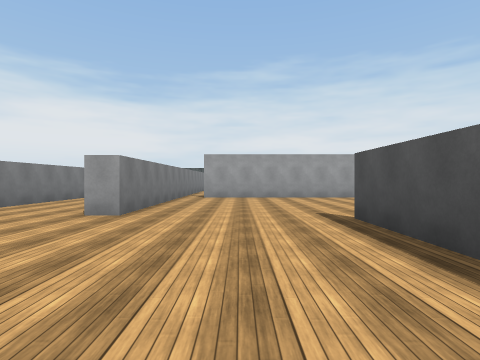
view 1 (above)

18 first-person views from a walk through a scene from a Unity 3-D project. The camera is 1.4 m above the floor, looks level and sees 80° across. The floor is counted in squares, 2.77 m on a side. Each view is taken from the middle of a square. On the plan, view 1 faces up. The plan holds only what a view shows up to about 9 squares ahead; the rest is blank. The place goes on beyond the plan. The player character is not drawn. Some animated figures are not drawn. Surface patterns are stand-ins for the level's own textures.

view 2
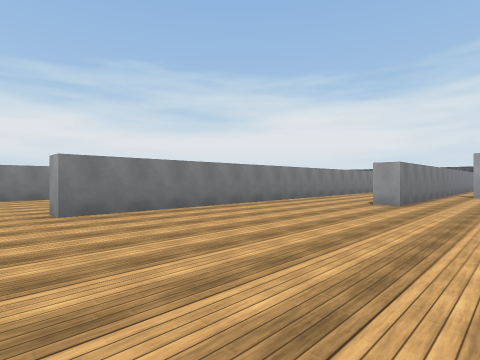

view 3
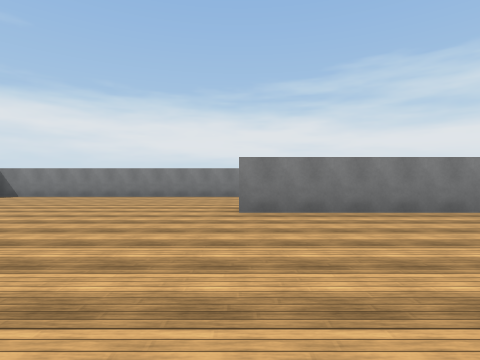

view 4
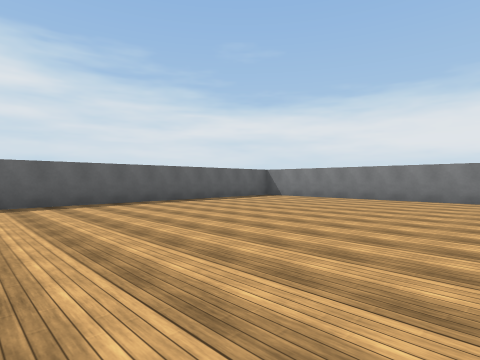

view 5
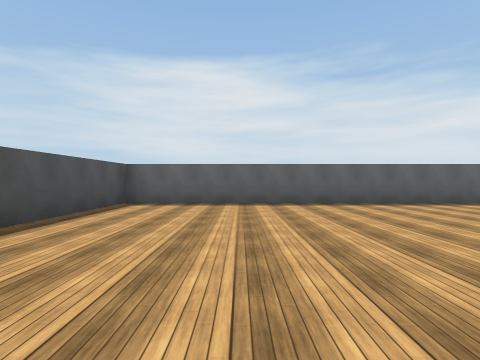

view 6
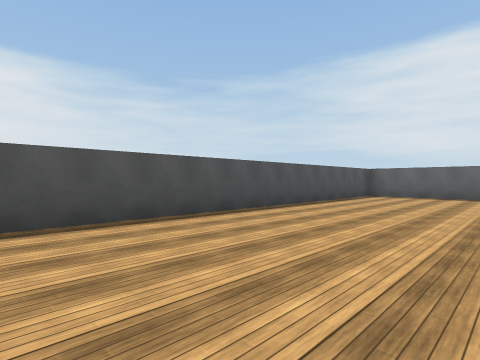

view 7
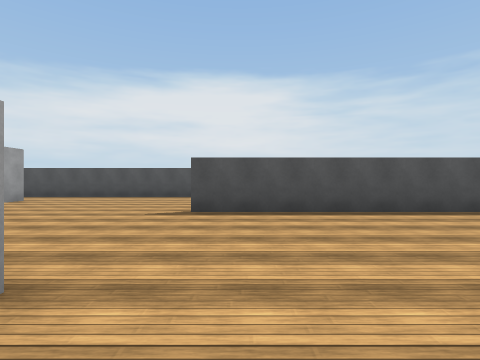

view 8
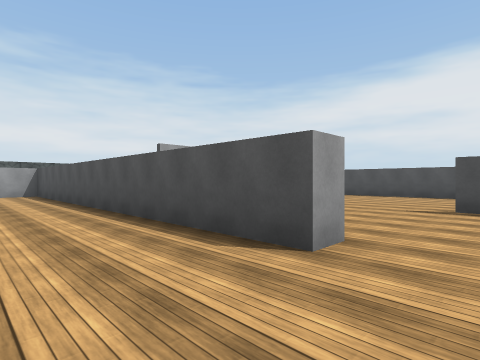

view 9
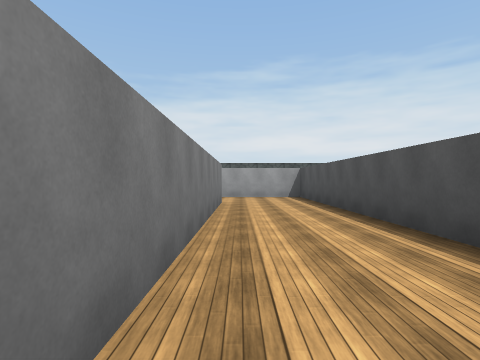

view 10
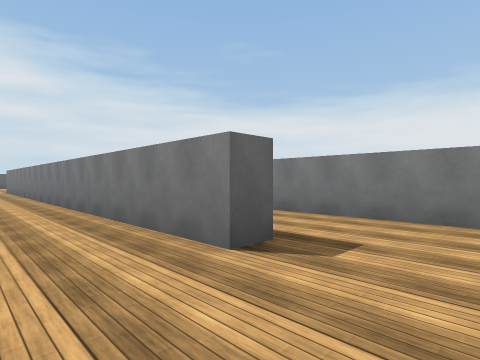

view 11
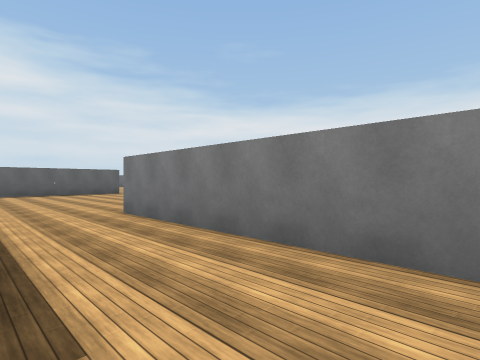

view 12
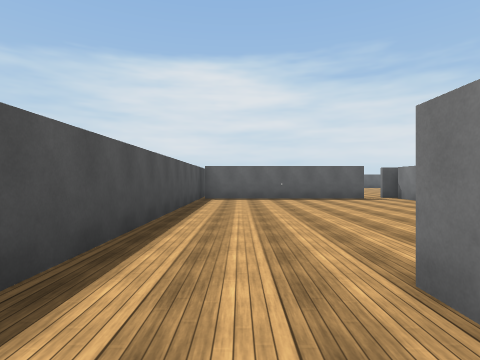

view 13
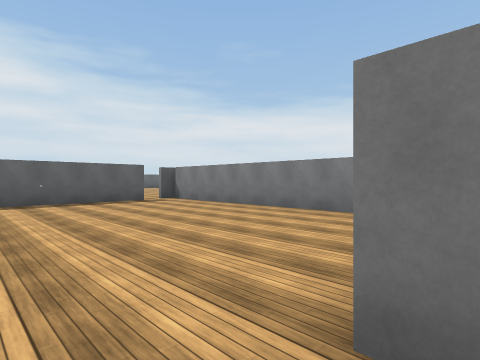

view 14
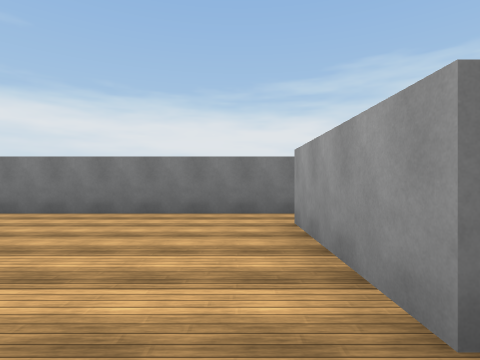

view 15
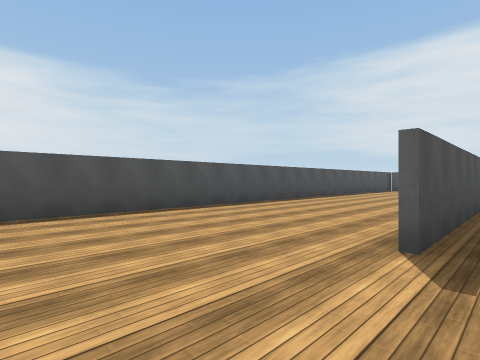

view 16
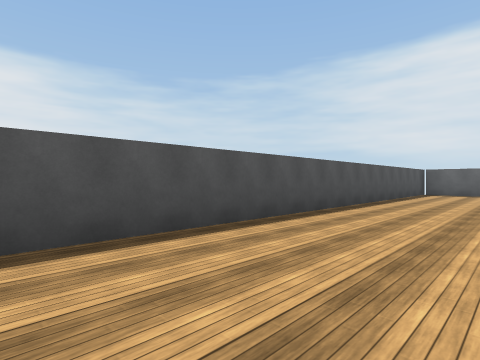

view 17
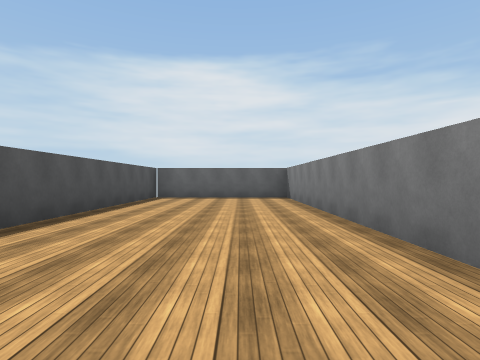

view 18
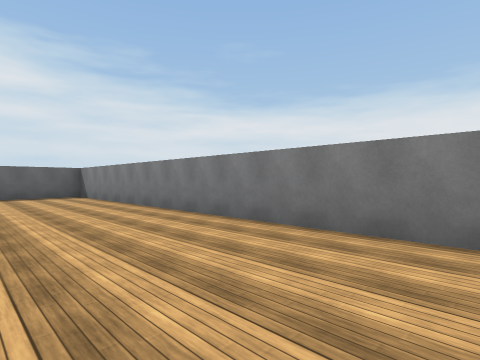

### Floor plan
Ten units are one square. View 1 is at (0, 0); x grows to the right and y downward. Boxes are objects, and circles mark ways between rooms. Rooms are numbered by the first view taken in them; rooms with no view inside come last. Other rooms are left out.
<svg viewBox="-108 -140 168 229">
<path fill="none" stroke="#000" d="M16 16 16 84M-49 -12 -49 -20M-87 -9 -87 83 55 83 55 -75M15 84 15 -39M-17 -90 -17 -41 -22 -41 -22 -135 -46 -135M40 -83 -11 -83M-44 -115 -44 10 -49 10M-103 -89 -103 -19 -100 -19M-95 -21 -49 -21 -49 -88M-50 -115 -44 -115M-68 -129 -68 -86 -94 -86"/>
<circle cx="-50" cy="-125" r="3" fill="#2a7"/>
<text x="-10" y="0">1</text>
<text x="-80" y="-70">2</text>
</svg>
Room 1 opens to room 2.

Where each view was taken, in squares from view 1:
view 1: 0 up, 0 right, facing up
view 2: 2 down, 0 right, facing up-left
view 3: 1 down, 0 right, facing left
view 4: 2 down, 1 left, facing down-left
view 5: 2 down, 1 left, facing down
view 6: 1 up, 2 left, facing down-right
view 7: 3 up, 3 left, facing right
view 8: 3 up, 4 left, facing up-right
view 9: 5 up, 4 left, facing up
view 10: 13 up, 3 left, facing down-left
view 11: 13 up, 5 left, facing down-left
view 12: 10 up, 6 left, facing down
view 13: 9 up, 6 left, facing down-left
view 14: 8 up, 6 left, facing left
view 15: 6 up, 1 right, facing down-right
view 16: 3 up, 3 right, facing down-right
view 17: 0 up, 3 right, facing down
view 18: 1 up, 6 left, facing down-left
